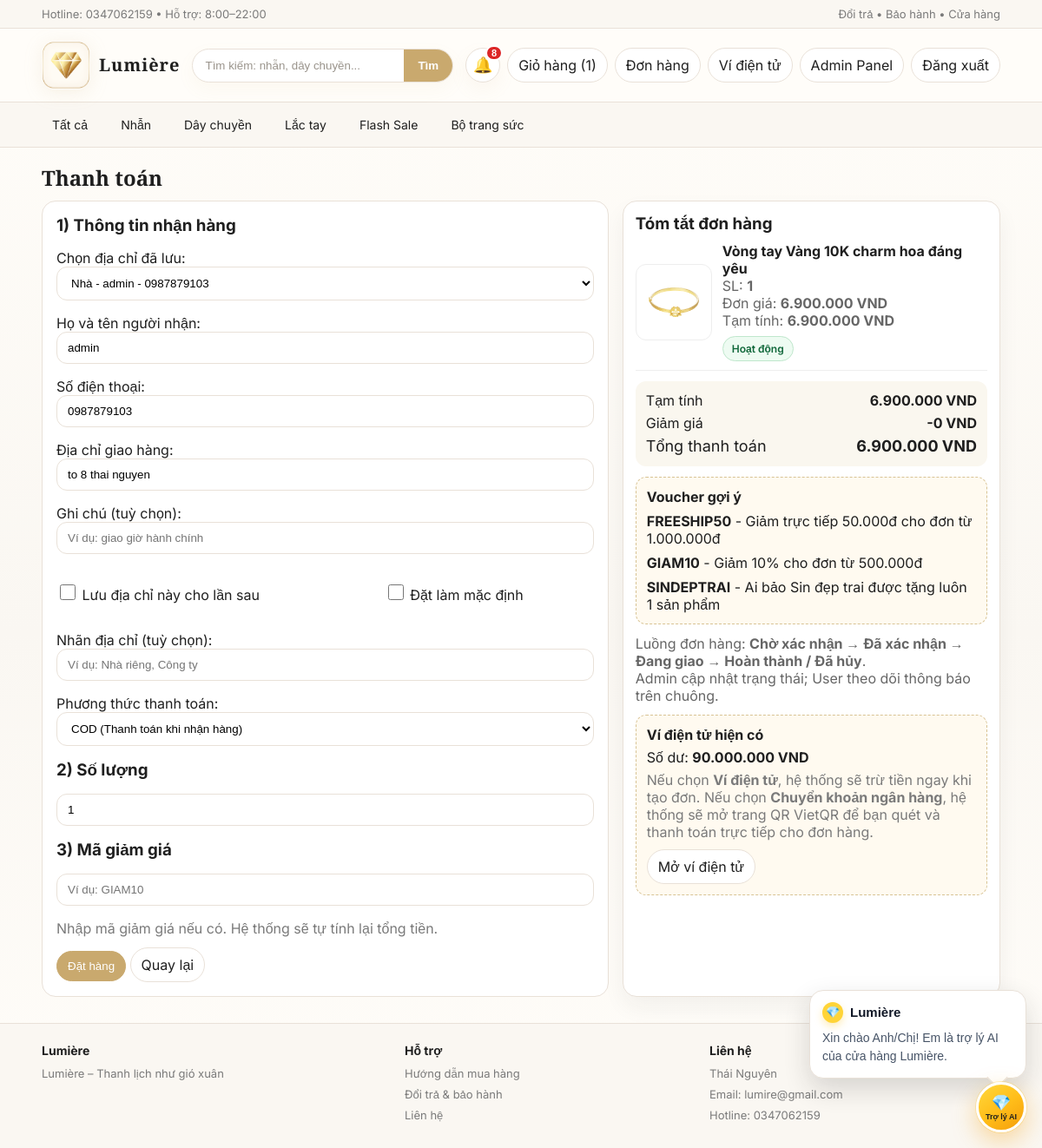
/dat-hang/114/ (signed in), run on an earlier commit of the app's database.
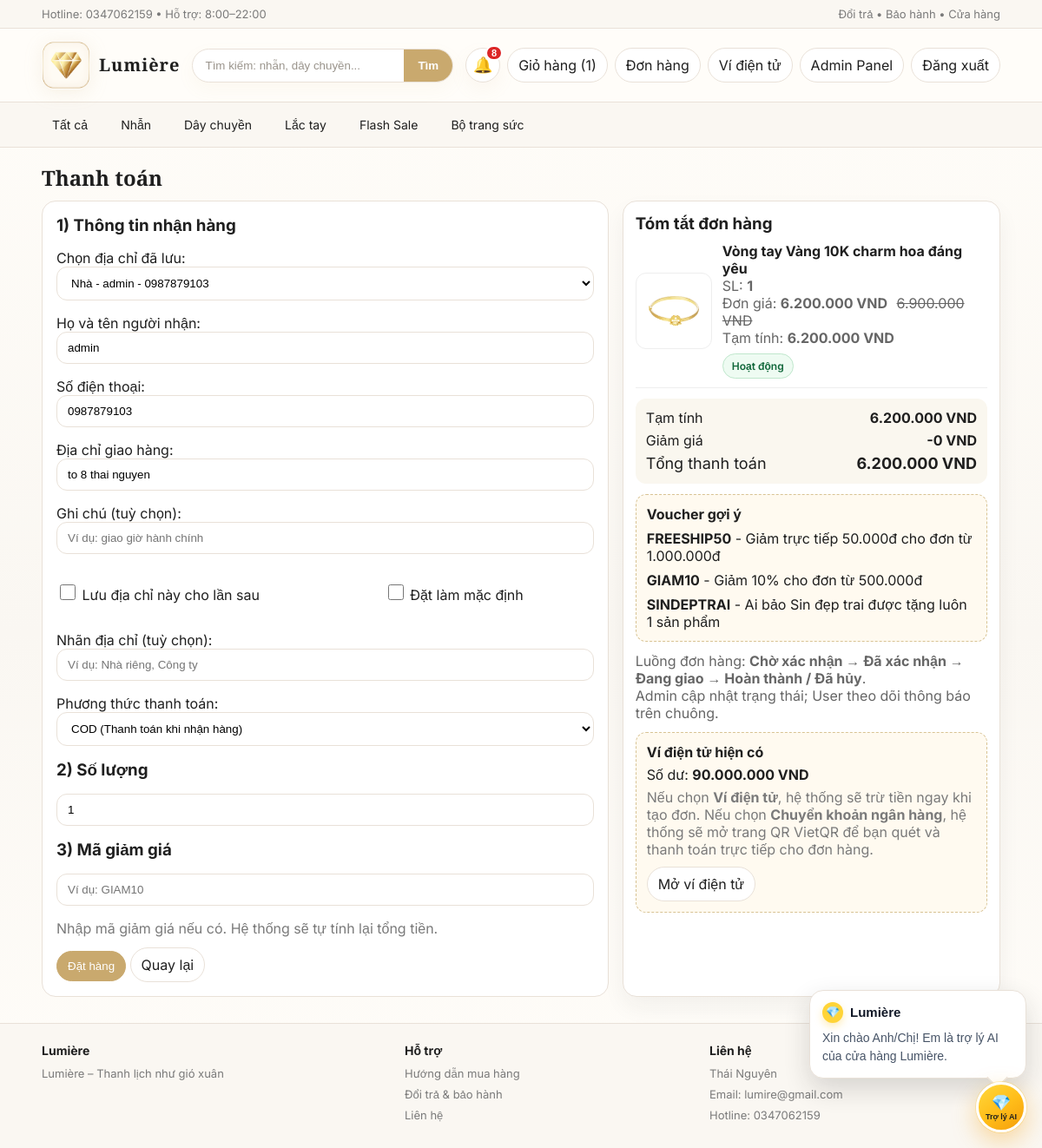
And on a later commit of the database.
### shop/models.py (models this page shows, shortened)
class SanPham(models.Model):
    TRANG_THAI = [
        ("active", "Hoạt động"),
        ("inactive", "Ngừng kinh doanh"),
    ]
    ten = models.CharField(max_length=100)
    gia = models.IntegerField(default=0)
    gia_khuyen_mai = models.IntegerField(blank=True, null=True)
    flash_sale_price = models.IntegerField(blank=True, null=True)
    flash_sale_start = models.DateTimeField(blank=True, null=True)
    flash_sale_end = models.DateTimeField(blank=True, null=True)
    anh = models.ImageField(upload_to="sanpham/", blank=True, null=True)
    search_tags = models.CharField(max_length=255, blank=True, default="")
    mo_ta = models.TextField(blank=True, default="")
    ton_kho = models.IntegerField(default=10)
    trang_thai = models.CharField(max_length=20, choices=TRANG_THAI, default="active")
    @property
    def co_the_dat_hang(self) -> bool:
        return self.trang_thai == "active" and int(self.ton_kho or 0) > 0
    @property
    def dang_giam_gia(self) -> bool:
        return self.gia_khuyen_mai is not None and int(self.gia_khuyen_mai or 0) > 0 and int(self.gia_khuyen_mai) < int(self.gia or 0)
    @property
    def co_flash_sale_cai_dat(self) -> bool:
        return (
            self.flash_sale_price is not None
            and int(self.flash_sale_price or 0) > 0
            and int(self.flash_sale_price) < int(self.gia or 0)
        )
    @property
    def dang_flash_sale(self) -> bool:
        if not self.co_flash_sale_cai_dat:
            return False
    @property
    def gia_hien_tai(self) -> int:
        if self.dang_flash_sale:
            return int(self.flash_sale_price)
        if self.dang_giam_gia:
            return int(self.gia_khuyen_mai)
        return int(self.gia or 0)

### shop/views.py (the view, shortened to what this page needs)
# urls.py: path("dat-hang/<int:san_pham_id>/", views.dat_hang, name="dat_hang"),
@login_required
def dat_hang(request, san_pham_id):
    seed_sample_products()
    seed_sample_vouchers()
    sp = get_object_or_404(SanPham, id=san_pham_id)
    if not sp.co_the_dat_hang and not request.user.is_staff:
        messages.error(request, "Sản phẩm này đang inactive nên không thể đặt hàng.")
        return redirect("home")
    default_address = get_default_saved_address(request.user)
    initial = {"ho_ten": request.user.get_full_name() or request.user.username, "so_luong": 1, "phuong_thuc_tt": "COD"}
    if default_address:
        initial.update({"saved_address_id": str(default_address.id), "ho_ten": default_address.ho_ten, "sdt": default_address.sdt, "dia_chi": default_address.dia_chi})
    form = DatHangForm(request.POST or None, initial=initial if request.method == "GET" else None, user=request.user)
    preview_qty = 1
    try:
        preview_qty = max(int(form["so_luong"].value() or 1), 1)
    except Exception:
        preview_qty = 1
    item_preview = [{"product": sp, "quantity": preview_qty, "subtotal": sp.gia_hien_tai * preview_qty}]
    return render(request, "dat_hang.html", _build_checkout_context(user=request.user, form=form, items=item_preview, source="single", product=sp))

### shop/forms.py (called while the page is built)
    def _apply_common_css(self):
        for field in self.fields.values():
            css = field.widget.attrs.get("class", "")
            field.widget.attrs["class"] = f"input {css}".strip()

### shop/services.py (called while the page is built)
def seed_sample_vouchers() -> None:
    ds = [
        {
            "code": "GIAM10",
            "title": "Giảm 10%",
            "description": "Giảm 10% cho đơn từ 500.000đ",
            "discount_type": "percent",
            "value": 10,
            "min_order_value": 500_000,
            "max_discount": 300_000,
        },
        {
            "code": "FREESHIP50",
            "title": "Giảm 50.000đ",
            "description": "Giảm trực tiếp 50.000đ cho đơn từ 1.000.000đ",
            "discount_type": "fixed",
            "value": 50_000,
            "min_order_value": 1_000_000,
            "max_discount": 50_000,
        },
    ]
    for item in ds:
        Voucher.objects.update_or_create(
            code=item["code"],
            defaults={**item, "active": True},
        )

def get_or_create_wallet(user: User) -> Wallet:
    wallet, _ = Wallet.objects.get_or_create(user=user)
    return wallet

### templates/dat_hang.html (shortened to what the changed rows need)
{% extends "base.html" %}
{% load tien %}
{% block content %}
<h2 style="font-family:'Cormorant Garamond',serif;margin:18px 0 10px;">Thanh toán</h2>
<div class="split-2">
  <div class="card" style="padding:14px;">
    <div style="display:grid;gap:12px;">
      {% for item in checkout_items %}
        <div style="display:flex;gap:12px;align-items:center;padding-bottom:10px;border-bottom:1px solid #eee;">
          <div style="width:88px;height:88px;background:#fff;border:1px solid #eee;border-radius:12px;display:flex;align-items:center;justify-content:center;overflow:hidden;flex-shrink:0;">
            {% if item.product.anh %}
              <img src="{{ item.product.anh.url }}" alt="{{ item.product.ten }}" style="width:100%;height:100%;object-fit:contain;">
            {% else %}
              <span style="color:#999;">No image</span>
            {% endif %}
          </div>
          <div>
            <div style="font-weight:700;">{{ item.product.ten }}</div>
            <div style="color:#666;">SL: <b>{{ item.quantity }}</b></div>
            <div style="color:#666;">Đơn giá:
              {% if item.product.dang_giam_gia %}
                <b>{{ item.product.gia_hien_tai|vnd }} VND</b>
                <span style="text-decoration:line-through; margin-left:6px;">{{ item.product.gia|vnd }} VND</span>
              {% else %}
                <b>{{ item.product.gia|vnd }} VND</b>
              {% endif %}
            </div>
            <div style="color:#666;">Tạm tính: <b>{{ item.subtotal|vnd }} VND</b></div>
            <div class="status status-{{ item.product.trang_thai|lower }}" style="margin-top:8px;display:inline-flex;">{{ item.product.get_trang_thai_display }}</div>
          </div>
        </div>
      {% endfor %}
    </div>
    <div style="margin-top:12px;padding:12px;border-radius:12px;background:#faf7ef;">
      <div style="display:flex;justify-content:space-between;margin-bottom:6px;"><span>Tạm tính</span><b>{{ subtotal|vnd }} VND</b></div>
      <div style="display:flex;justify-content:space-between;font-size:18px;"><span>Tổng thanh toán</span><b>{{ total_preview|vnd }} VND</b></div>
    </div>
  </div>
</div>
{% endblock %}

What changed in the data, as far as the page shows it:
changed SanPham "Vòng tay Vàng 10K charm hoa đáng yêu": gia_khuyen_mai empty → 6200000 (drawn); product.gia_hien_tai|vnd (not shown) → "6.200.000"; subtotal|vnd "6.900.000" → "6.200.000"
Also different on the page:
{{ subtotal|vnd }}: "6.900.000" → "6.200.000"
{{ total_preview|vnd }}: "6.900.000" → "6.200.000"
